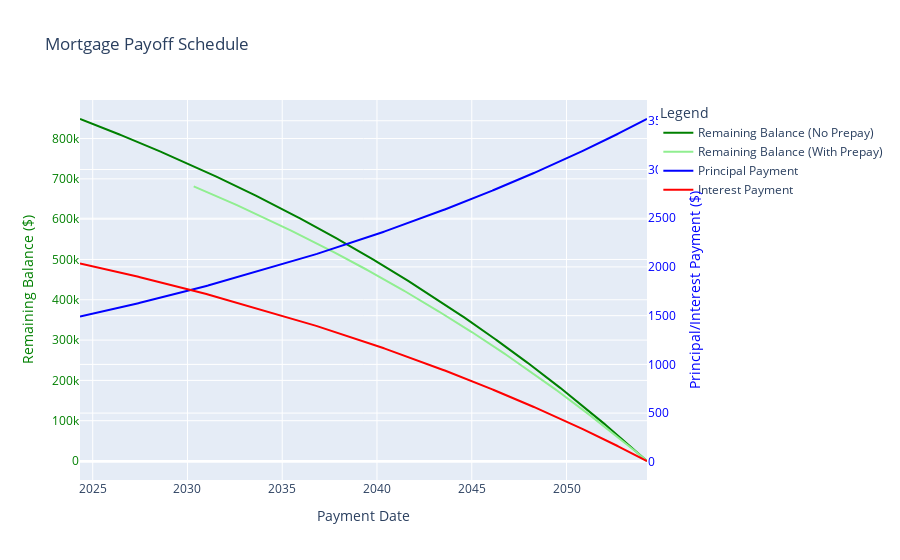

Notebook cell for this chart:
### Code cell
import pandas as pd
import datetime
import plotly.graph_objs as go

def calculate_monthly_payment(principal, annual_rate, years):
    monthly_rate = annual_rate / 12 / 100
    number_of_payments = int(years * 12)
    monthly_payment = principal * (monthly_rate * (1 + monthly_rate)**number_of_payments) / ((1 + monthly_rate)**number_of_payments - 1)
    return monthly_payment

def generate_payoff_schedule(principal, annual_rate, years, start_date=None):
    monthly_payment = calculate_monthly_payment(principal, annual_rate, years)
    monthly_rate = annual_rate / 12 / 100
    number_of_payments = int(years * 12)
    
    balance = principal
    cumulative_interest = 0
    schedule = []
    
    for i in range(number_of_payments):
        interest = balance * monthly_rate
        principal_payment = monthly_payment - interest
        balance -= principal_payment
        cumulative_interest += interest
        
        if start_date:
            payment_date = start_date + pd.DateOffset(months=i)
        else:
            payment_date = f"Month {i+1}"
        
        schedule.append({
            "Payment Date": payment_date,
            "Payment": round(monthly_payment, 2),
            "Principal Payment": round(principal_payment, 2),
            "Interest Payment": round(interest, 2),
            "Cumulative Interest": round(cumulative_interest, 2),
            "Remaining Balance": round(balance, 2)
        })
    
    return pd.DataFrame(schedule)

def calculate_investment_value(principal, annual_rate, years):
    return principal * (1 + annual_rate / 100) ** years

# Input variables
principal = float(input('Enter your loan amount: '))  # Loan amount
annual_rate = float(input('Enter your annual interest rate: '))  # Annual interest rate in percentage
years = int(input('Enter your mortgage term in years (30, 15, etc.): '))  # Loan term in years
date_entry = input('Enter a start date in YYYY-MM-DD format: ')
year, month, day = map(int, date_entry.split('-'))
start_date = datetime.date(year, month, day)

# Generate payoff schedule without prepayment
schedule_no_prepay = generate_payoff_schedule(principal, annual_rate, years, start_date)
#print(schedule_no_prepay)

# Prepayment details
prepay_amount = float(input('Enter your prepayment amount: '))
prepay_year = int(input('Enter the year from now when you will make the prepayment: '))
prepay_months = prepay_year * 12

# Generate payoff schedule with prepayment
if prepay_months < len(schedule_no_prepay):
    # Balance just before prepayment
    balance_before_prepay = schedule_no_prepay.at[prepay_months - 1, 'Remaining Balance']
    balance_after_prepay = balance_before_prepay - prepay_amount
    
    # Adjust the calculation of remaining years after prepayment
    remaining_years_after_prepay = years - prepay_year  # Adjust for prepayment in years
    schedule_with_prepay = generate_payoff_schedule(balance_after_prepay, annual_rate, remaining_years_after_prepay, start_date + pd.DateOffset(months=prepay_months))
    #print(schedule_with_prepay)
    
    # Calculate interest saved by prepaying the mortgage
    interest_no_prepay = schedule_no_prepay["Interest Payment"].sum()
    interest_with_prepay = schedule_with_prepay["Interest Payment"].sum()
    interest_saved = interest_no_prepay - interest_with_prepay

    # Investment details
    investment_rate = float(input('Enter the expected annual return rate for the investment (6-8%): '))
    investment_years = years - prepay_year  # Investment period starts after the bonus is received
    investment_value = calculate_investment_value(prepay_amount, investment_rate, investment_years)

    #print('#' * 50)
    # Print summary
    print(f"Interest saved by prepaying the mortgage: ${interest_saved:,.2f}")
    print(f"Future value of investing ${prepay_amount:,.2f} at {investment_rate}% for {investment_years} years: ${investment_value:,.2f}")


    if interest_saved < investment_value:
        print('Put your money in the market. Do not prepay your mortgage.')
    else:
        print('Prepay your mortgage. Do not put your money in the market.')
        
else:
    print("Error: The prepayment year exceeds the mortgage term.")

# Plotting with Plotly
fig = go.Figure()

# Add Remaining Balance trace (without prepayment)
fig.add_trace(go.Scatter(
    x=schedule_no_prepay['Payment Date'],
    y=schedule_no_prepay['Remaining Balance'],
    mode='lines',
    name='Remaining Balance (No Prepay)',
    line=dict(color='green')
))

# Add Remaining Balance trace (with prepayment)
if prepay_months < len(schedule_no_prepay):
    fig.add_trace(go.Scatter(
        x=schedule_with_prepay['Payment Date'],
        y=schedule_with_prepay['Remaining Balance'],
        mode='lines',
        name='Remaining Balance (With Prepay)',
        line=dict(color='lightgreen')
    ))

# Add Principal Payment trace
fig.add_trace(go.Scatter(
    x=schedule_no_prepay['Payment Date'],
    y=schedule_no_prepay['Principal Payment'],
    mode='lines',
    name='Principal Payment',
    yaxis='y2',
    line=dict(color='blue')
))

# Add Interest Payment trace
fig.add_trace(go.Scatter(
    x=schedule_no_prepay['Payment Date'],
    y=schedule_no_prepay['Interest Payment'],
    mode='lines',
    name='Interest Payment',
    yaxis='y2',
    line=dict(color='red')
))

# Update layout to add secondary y-axis
fig.update_layout(
    title='Mortgage Payoff Schedule',
    xaxis_title='Payment Date',
    yaxis=dict(
        title='Remaining Balance ($)',
        titlefont=dict(color='green'),
        tickfont=dict(color='green')
    ),
    yaxis2=dict(
        title='Principal/Interest Payment ($)',
        titlefont=dict(color='blue'),
        tickfont=dict(color='blue'),
        overlaying='y',
        side='right'
    ),
    legend_title='Legend',
    hovermode='x unified'
)

# Show plot
fig.show()

### Figure 1 — Plotly figure (JSON) as saved in the notebook; plotly's stock layout.template omitted (floating-point values rounded to 4 significant figures; data arrays with more than 128 entries replaced by an {"elided": "..."} marker saying what was removed)
{"data": [{"line": {"color": "green"}, "mode": "lines", "name": "Remaining Balance (No Prepay)", "type": "scatter", "x": {"elided": "360 str values"}, "y": {"elided": "360 float values"}}, {"line": {"color": "lightgreen"}, "mode": "lines", "name": "Remaining Balance (With Prepay)", "type": "scatter", "x": {"elided": "288 str values"}, "y": {"elided": "288 float values"}}, {"line": {"color": "blue"}, "mode": "lines", "name": "Principal Payment", "type": "scatter", "x": {"elided": "360 str values"}, "y": {"elided": "360 float values"}, "yaxis": "y2"}, {"line": {"color": "red"}, "mode": "lines", "name": "Interest Payment", "type": "scatter", "x": {"elided": "360 str values"}, "y": {"elided": "360 float values"}, "yaxis": "y2"}], "layout": {"autosize": true, "hovermode": "x unified", "legend": {"title": {"text": "Legend"}}, "title": {"text": "Mortgage Payoff Schedule"}, "xaxis": {"autorange": true, "range": ["2024-05-01", "2054-04-01"], "title": {"text": "Payment Date"}, "type": "date"}, "yaxis": {"autorange": true, "range": [-47140.0, 895600.0], "tickfont": {"color": "green"}, "title": {"font": {"color": "green"}, "text": "Remaining Balance ($)"}, "type": "linear"}, "yaxis2": {"autorange": true, "overlaying": "y", "range": [-186.6, 3713.0], "side": "right", "tickfont": {"color": "blue"}, "title": {"font": {"color": "blue"}, "text": "Principal/Interest Payment ($)"}, "type": "linear"}}}
